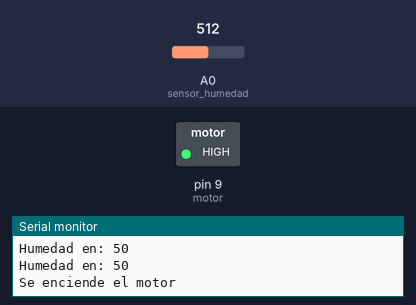
This program was run on a simulated Arduino Nano, built with avr-gcc and run on an emulated ATmega328P. On the bench: switched loads named in the program (green lamp = pin HIGH), the last lines printed to the serial monitor. The inputs (shaded band) are chosen by the test bench; at power-on: A0 (sensor_humedad) = 512.

Above: at 1.2 s.
1.3 s: A0 (sensor_humedad) set to 317
2.8 s: A0 (sensor_humedad) set to 298
At 4.1 s:
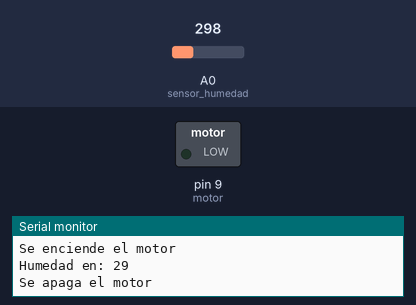
4.5 s: A0 (sensor_humedad) set to 511
At 7.3 s:
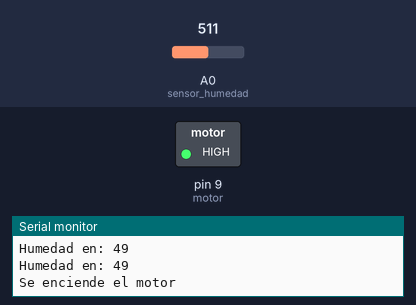
7.5 s: A0 (sensor_humedad) set to 306
At 8.9 s:
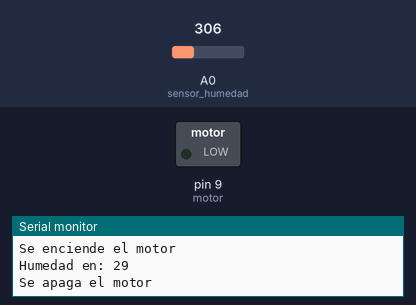
Timing chart, 0 to 10.1 s (numbered marks = the images above; inputs shaded):
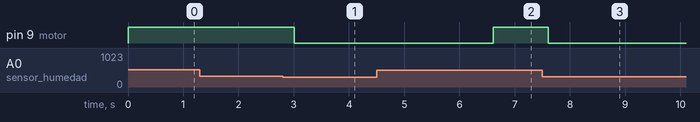

The program:

main.cpp
```cpp
/*
Dev: Cristian Carreras
date: 16/11/23
*/

#include <Arduino.h>

const int sensor_humedad = A0;
int motor = 9; //Tip 120 conectado a pin digital 9
int read_humedad = 0;

void setup() {
  Serial.begin(9600);
}

int leerHumedad(){
  read_humedad = analogRead(sensor_humedad);
  read_humedad = map(read_humedad, 0, 1023, 0, 100);
  return(read_humedad);
}

void loop() {
  read_humedad = leerHumedad();
  Serial.print("Humedad en: ");
  Serial.println(read_humedad);

  if(read_humedad > 29){
    read_humedad = leerHumedad();
    Serial.print("Humedad en: ");
    Serial.println(read_humedad);
    Serial.println("Se enciende el motor");
    analogWrite(motor, 255);
    delay(500);
  }
  else{
    Serial.println("Se apaga el motor");
    analogWrite(motor, 0);
    delay(3600);
  }

}
```

Measured:
- the behaviour switches between 307 and 306 on A0 (sensor_humedad) (found by bisection; images 0 and 1)
- after the input at 2.8 s, pin 9 (motor): HIGH → LOW after 0.21 s
- after the input at 4.5 s, pin 9 (motor): LOW → HIGH after 2.1 s
- after the input at 7.5 s, pin 9 (motor): HIGH → LOW after 0.11 s
